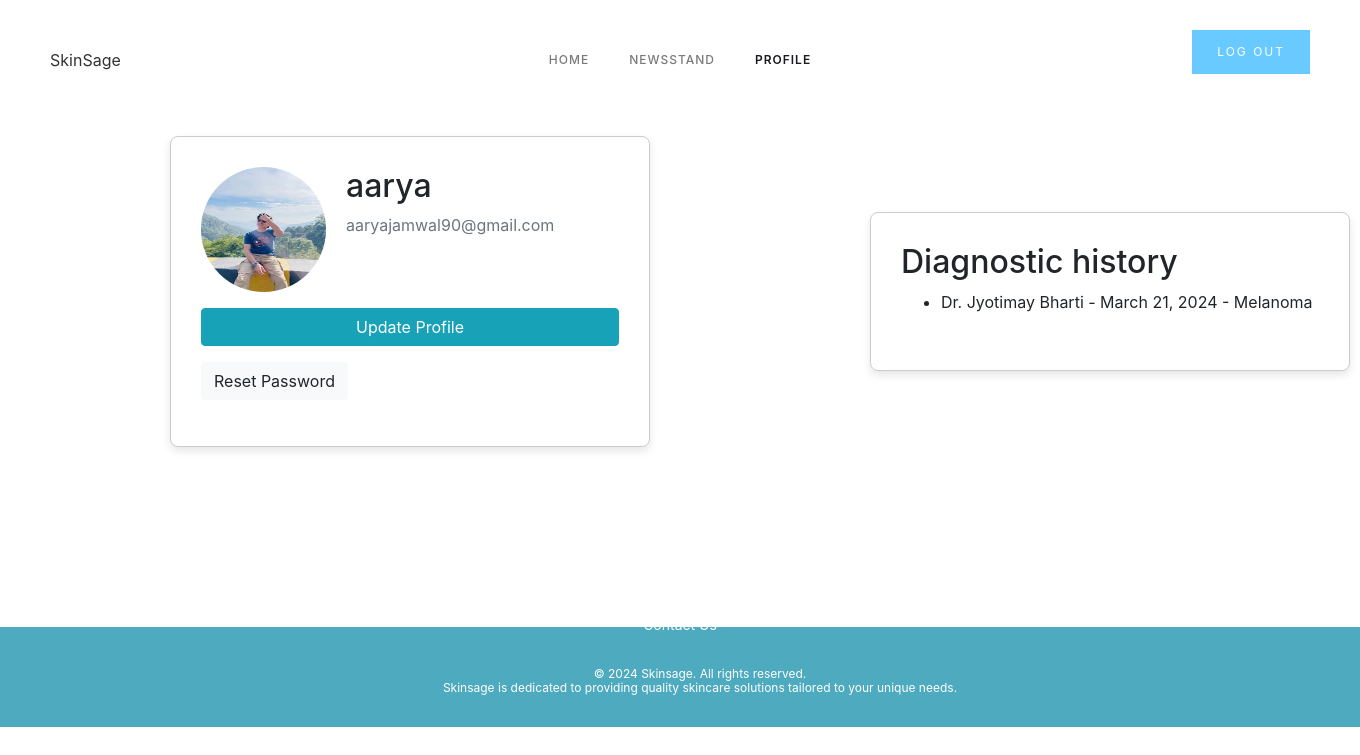
The page /profile/ (signed in) on the database as committed earlier.
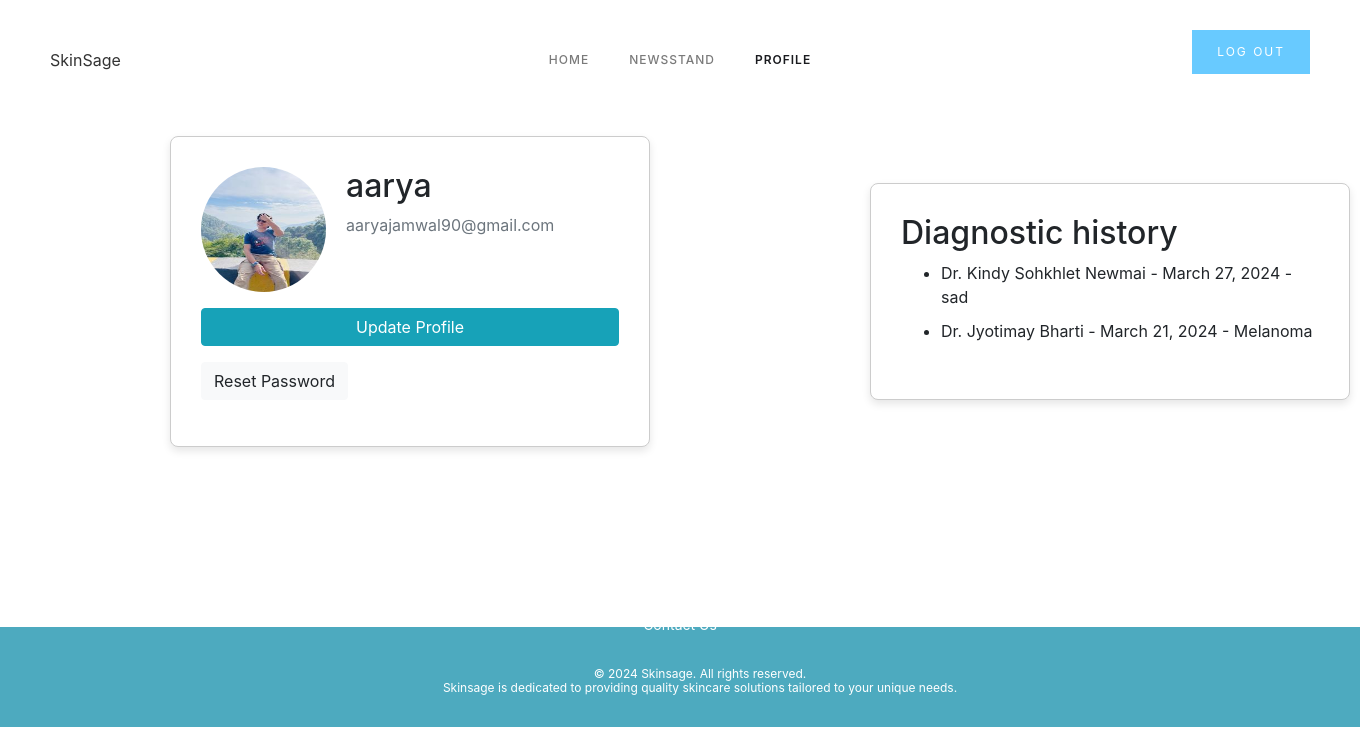
The same page on the database as committed later.
### users/models.py (models this page shows, shortened)
class Appointment(models.Model):
    user = models.ForeignKey(User, on_delete=models.CASCADE)
    doctor = models.ForeignKey(Doctor, on_delete=models.CASCADE, default=1)
    date = models.DateField(null=True)
    additional_info = models.TextField(blank=True)
    disease = models.TextField(null=True)
    time = models.TimeField(null=True)

class Doctor(models.Model):
    name = models.CharField(max_length=255)
    location = models.ForeignKey(Location, on_delete=models.CASCADE)
    image = models.ImageField(default='default.jpg', upload_to='profile_pics')
    speciality = models.TextField(max_length=100, null=True)
    qualification = models.TextField(max_length=100, null=True)
    address = models.TextField(null=True, max_length=255)
    phone = models.IntegerField(null=True)
    def __str__(self):
        return self.name

### users/views.py (the view)
# urls.py: path('profile/', views.profile, name='profile'),
@login_required()
def profile(request):
    user_appointments = Appointment.objects.filter(user=request.user)
    return render(request,'users/profile.html', {'appointments': user_appointments})

### users/templates/users/profile.html (shortened to what this page needs)
{% extends 'skin_app/base.html' %}
{% load static %}
{% block content %}
<head>
    <link rel="stylesheet" href="https://cdn.jsdelivr.net/npm/bootstrap@4.3.1/dist/css/bootstrap.min.css"
>
</head>
<body>
<br><br><br><br>
        <div class="container-6 w-container">
    <div class="card-container w-layout-blockcontainer container-12 w-container">
        <div class="card">
            <h2>Diagnostic history</h2>
            {% if appointments %}
                    <ul>
                        {% for appointment in appointments reversed %}
                            <li>
                                {{ appointment.doctor }} - {{ appointment.date }} - {{ appointment.additional_info}}
                            </li>
                        {% endfor %}
                    </ul>
                {% else %}
                    <p>No appointments found.</p>
                {% endif %}
        </div>
    </div>
    <div class="card-container w-layout-blockcontainer container-13 w-container">
        <div class="card">
            <div class="media">
                <img class="rounded-circle account-img" src="{{ user.profile.image.url }}">
                <div class="media-body">
                    <h2 class="account-heading">{{ user.username }}</h2>
                    <p class="text-secondary">{{ user.email }}</p>
                </div>
            </div>
            <a class="btn btn-info mb-3" href="{% url 'update-profile' %}">Update Profile</a>
            <div>
                <a class="btn btn-light mb-3" href="{% url 'password_reset' %}">Reset Password</a>
            </div>
        </div>
    </div>
</div>
</body>
<br><br><br><br><br>
{% endblock content %}

Rows that differ between the two databases and show on the page:
added Appointment: doctor "Dr. Kindy Sohkhlet Newmai", date "March 27, 2024", additional_info "sad"
